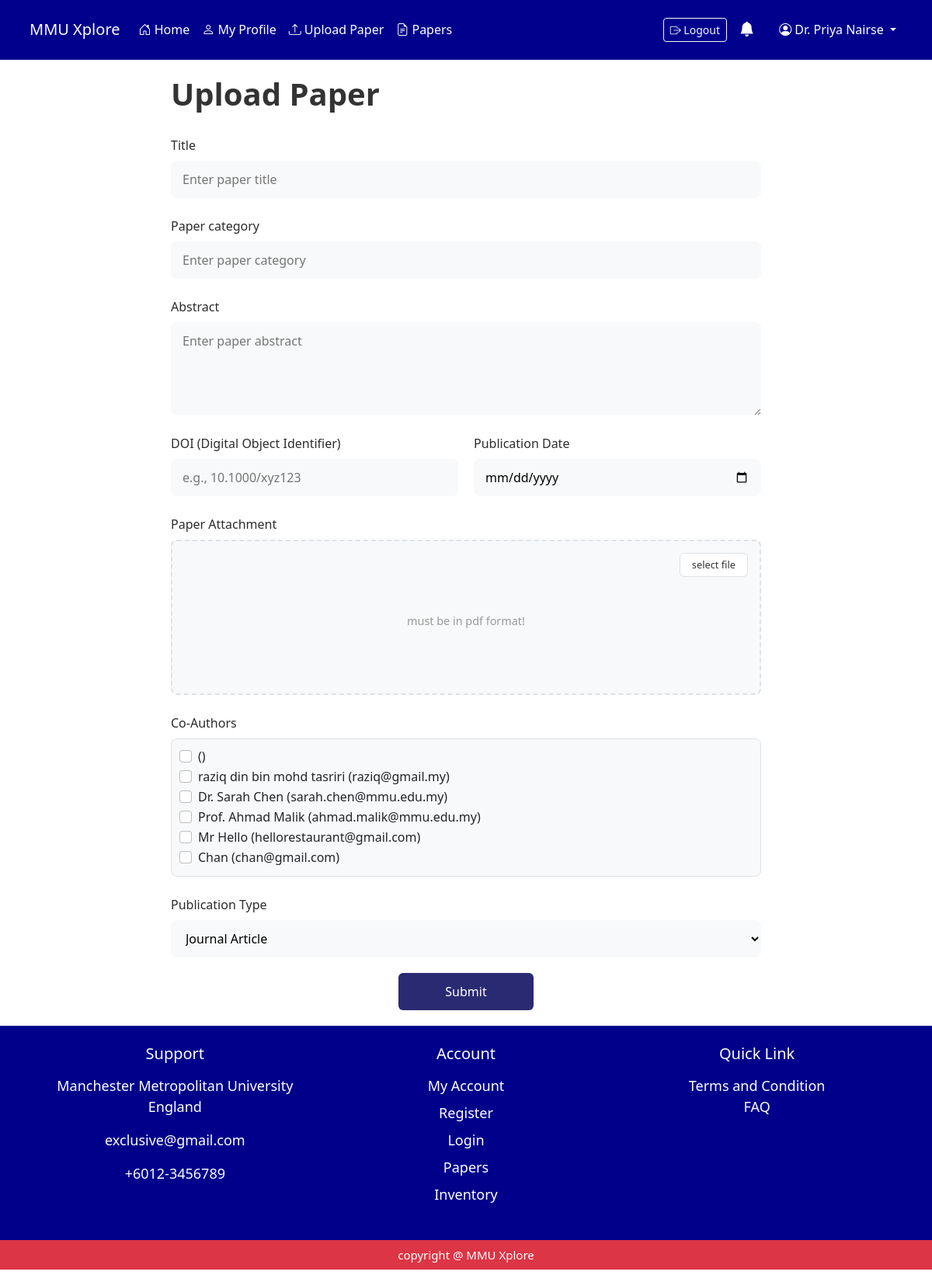
/researcher/researcher_upload_page/3/, run on the app's committed database.
### myapp/models.py (models this page shows, shortened)
class Researcher(models.Model):
     researcher_id = models.AutoField(primary_key=True)
     user_id = models.ForeignKey(User, on_delete=models.CASCADE)
     bio_description = models.TextField(blank=True)
     OCRID = models.CharField(max_length=50, blank=True)
     google_scholar_id = models.CharField(max_length=50, blank=True)
     publications = models.TextField(blank=True)

class User(models.Model):
     user_id = models.AutoField(primary_key=True)
     fullname = models.CharField(max_length=150 , default='unknown' , blank=True)
     university_id = models.CharField(max_length=50, unique=True , default='0000')
     email = models.EmailField(unique=True , default='unknown@example.com')
     password = models.CharField(max_length=250 , default='password')
     role = models.CharField(max_length=50, default='student')
     avatar = models.FileField(upload_to='profile/', blank=True, null=True)
     date_joined = models.DateTimeField(auto_now_add=True )

### myapp/views.py (the view, shortened to what this page needs)
# urls.py: path('researcher/researcher_upload_page/<int:researcher_id>/', views.researcher_upload_page, name='researcher_upload_page'),
def researcher_upload_page(request, researcher_id):
    researcher = Researcher.objects.get(researcher_id=researcher_id)
    all_users = User.objects.all().exclude(role='admin').exclude(user_id=researcher.user_id.user_id)
    context = {
        'researcher': researcher,
        'all_users': all_users
    }
    return render(request, 'researcher/researcher_upload_page.html', context)

### myapp/views.py (called while the page is built)
def notification_context(request):
    user_name = request.session.get('user_name', 'Guest')
    user_id = request.session.get('user_id')
    read_ids = request.session.get('read_notifications', [])
    notifications = [] # This will essentially be "unread_notifications" for the navbar
    if user_id:
        all_notifs = Notification.objects.filter(user_id_id=user_id).order_by('-created_at')
        notifications = [n for n in all_notifs if n.notify_id not in read_ids]
    elif user_name != 'Guest':
         user = User.objects.filter(fullname=user_name).first()
         if user:
             all_notifs = Notification.objects.filter(user_id=user).order_by('-created_at')
             notifications = [n for n in all_notifs if n.notify_id not in read_ids]
    return {'notifications': notifications}

### myapp/templates/researcher/researcher_upload_page.html (shortened to what this page needs)
{% extends "researcher/base.html" %}
{% block content %}
<section class="upload-container">
    <h1>Upload Paper</h1>
    <form action="" method="POST" enctype="multipart/form-data">
        <div class="mb-4">
            <label for="paperTitle" class="form-label">Title</label>
            <input type="text" name="paper_title" class="custom-input" id="paperTitle" placeholder="Enter paper title"
                required>
        </div>
        <div class="mb-4">
            <label for="paperTitle" class="form-label">Paper category</label>
            <input type="text" name="paper_category" class="custom-input" id="paperTitle"
                placeholder="Enter paper category" required>
        </div>
        <div class="mb-4">
            <label for="paperAbstract" class="form-label">Abstract</label>
            <textarea name="paper_abstract" class="custom-input" id="paperAbstract"
                placeholder="Enter paper abstract"></textarea>
        </div>
        <div class="form-row">
            <div class="form-col">
                <label for="doi" class="form-label">DOI (Digital Object Identifier)</label>
                <input type="text" name="paper_doi" class="custom-input" id="doi" placeholder="e.g., 10.1000/xyz123">
            </div>
            <div class="form-col">
                <label for="pubDate" class="form-label">Publication Date</label>
                <input type="date" name="publication_date" class="custom-input" id="pubDate">
            </div>
        </div>
        <div class="mb-4">
            <label class="form-label">Paper Attachment</label>
            <div class="file-upload-wrapper" id="dropZone">
                <button type="button" class="btn-select-file"
                    onclick="document.getElementById('fileInput').click()">select file</button>
                <div class="file-upload-text" id="fileNameDisplay">
                    must be in pdf format!
                </div>
            </div>
        </div>
        <div class="mb-4">
            <label class="form-label">Co-Authors</label>
            <div
                style="max-height: 200px; overflow-y: auto; border: 1px solid #dee2e6; border-radius: 8px; padding: 10px; background-color: #f8f9fa;">
                {% for user in all_users %}
                <div class="form-check">
                    <input class="form-check-input" type="checkbox" name="paper_coauth" value="{{ user.user_id }}"
                        id="user_{{ user.user_id }}">
                    <label class="form-check-label" for="user_{{ user.user_id }}">
                        {{ user.fullname }} ({{ user.email }})
                    </label>
                </div>
                {% endfor %}
            </div>
        </div>
        <div class="form-col">
            <label for="pubType" class="form-label">Publication Type</label>
            <select name="publication_type" class="custom-input" id="pubType">
                <option value="journal">Journal Article</option>
            </select>
        </div>
        <div class="text-center">
            <button type="submit" class="btn-submit">Submit</button>
        </div>
    </form>
</section>
{% endblock %}

### myapp/templates/components/researcher_navbar.html (shortened to what this page needs)
<nav class="navbar navbar-expand-lg" style="background-color: rgb(0, 0, 141);">
    <div class="container p-2">
        <a class="navbar-brand text-white" href="{% url 'researcher_home' researcher_id=researcher.researcher_id %}">MMU
            Xplore</a>
        <div class="collapse navbar-collapse" id="researcherNavbar">
            <ul class="navbar-nav me-auto mb-2 mb-lg-0">
                <li class="nav-item">
                    <a class="nav-link text-white"
                        href="{% url 'researcher_home' researcher_id=researcher.researcher_id %}">
                        <i class="bi bi-house-door"></i> Home
                    </a>
                </li>
                <li class="nav-item">
                    <a class="nav-link text-white"
                        href="{% url 'researcher_profile' researcher_id=researcher.researcher_id %}">
                        <i class="bi bi-person"></i> My Profile
                    </a>
                </li>
                <li class="nav-item">
                    <a class="nav-link text-white"
                        href="{% url 'researcher_upload_page' researcher_id=researcher.researcher_id %}">
                        <i class="bi bi-upload"></i> Upload Paper
                    </a>
                </li>
                <li class="nav-item">
                    <a class="nav-link text-white" href="{% url 'researchpaper' %}">
                        <i class="bi bi-file-earmark-text"></i> Papers
                    </a>
                </li>
            </ul>
            <ul class="navbar-nav align-items-center">
                <li class="nav-item me-2">
                    <a class="btn btn-outline-light btn-sm" href="{% url 'logout' %}">
                        <i class="bi bi-box-arrow-right"></i> Logout
                    </a>
                </li>
                <li class="nav-item me-3">
                    <a class="nav-link text-white position-relative" href="#" data-bs-toggle="offcanvas"
                        data-bs-target="#notificationOffcanvas" aria-controls="notificationOffcanvas">
                        <i class="bi bi-bell-fill" style="font-size: 1.2rem;"></i>
                    </a>
                </li>
                <li class="nav-item dropdown">
                    <a class="nav-link dropdown-toggle text-white" href="#" role="button" data-bs-toggle="dropdown">
                        <i class="bi bi-person-circle"></i> {{ researcher.user_id.fullname }}
                    </a>
                </li>
            </ul>
        </div>
    </div>
</nav>

### myapp/templates/researcher/researcher_upload_page.html (style rules this page uses)
.upload-container { max-width: 800px; margin: 0 auto; padding: 20px; background-color: #fff; }
h1 { font-weight: 600; margin-bottom: 30px; color: #333; }
.form-label { font-weight: 500; margin-bottom: 8px; color: #2c2c2c; display: block; }
.custom-input { background-color: #f8f9fa; border: none; border-radius: 8px; padding: 12px 15px; width: 100%; display: block; box-sizing: border-box; }
textarea.custom-input { resize: vertical; min-height: 120px; }
.file-upload-wrapper { background-color: #f8f9fa; border-radius: 8px; padding: 40px 20px; text-align: center; position: relative; min-height: 200px; display: flex; flex-direction: column; justify-content: center; align-items: center; border: 2px dashed #dee2e6; transition: all 0.3s; }
.file-upload-text { color: #999; font-size: 0.9rem; margin-top: 10px; }
.btn-select-file { position: absolute; top: 15px; right: 15px; background-color: #fff; border: 1px solid #dee2e6; color: #333; font-size: 0.8rem; padding: 5px 15px; border-radius: 6px; cursor: pointer; font-weight: 500; }
.btn-submit { background-color: #2a2a72; color: white; padding: 12px 60px; border-radius: 6px; font-weight: 500; border: none; margin-top: 20px; font-size: 1rem; cursor: pointer; transition: background 0.2s; }
.form-row { display: flex; gap: 20px; margin-bottom: 1.5rem; }
.form-col { flex: 1; }
.mb-4 { margin-bottom: 1.5rem; }
.text-center { text-align: center; }

### data on the page
Researcher: user_id.fullname "Dr. Priya Nairse"
User: fullname "raziq din bin mohd tasriri", email "raziq@gmail.my"
User: fullname "Dr. Sarah Chen", email "sarah.chen@mmu.edu.my"
User: fullname "Prof. Ahmad Malik", email "ahmad.malik@mmu.edu.my"
User: fullname "Mr Hello", email "hellorestaurant@gmail.com"
User: fullname "Chan", email "chan@gmail.com"
